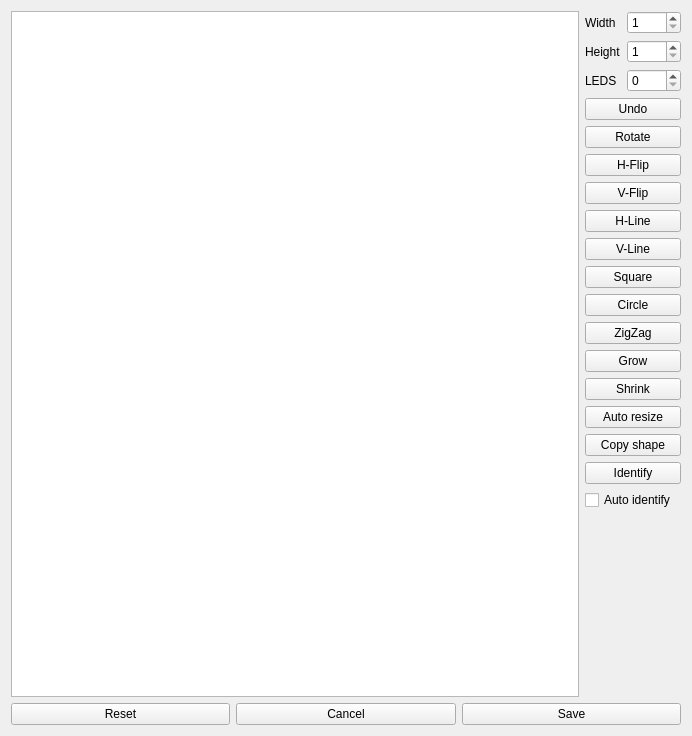
<?xml version="1.0" encoding="UTF-8"?>
<ui version="4.0">
 <class>WidgetEditor</class>
 <widget class="QWidget" name="WidgetEditor">
  <property name="geometry">
   <rect>
    <x>0</x>
    <y>0</y>
    <width>692</width>
    <height>736</height>
   </rect>
  </property>
  <property name="sizePolicy">
   <sizepolicy hsizetype="Expanding" vsizetype="Expanding">
    <horstretch>0</horstretch>
    <verstretch>0</verstretch>
   </sizepolicy>
  </property>
  <property name="minimumSize">
   <size>
    <width>0</width>
    <height>0</height>
   </size>
  </property>
  <property name="windowTitle">
   <string>Form</string>
  </property>
  <layout class="QGridLayout" name="gridLayout">
   <item row="0" column="0">
    <layout class="QVBoxLayout" name="verticalLayout" stretch="10,1">
     <property name="sizeConstraint">
      <enum>QLayout::SetDefaultConstraint</enum>
     </property>
     <item>
      <layout class="QHBoxLayout" name="horizontalLayout" stretch="10000,1">
       <item>
        <widget class="EditorGrid" name="grid">
         <property name="minimumSize">
          <size>
           <width>500</width>
           <height>400</height>
          </size>
         </property>
        </widget>
       </item>
       <item>
        <layout class="QVBoxLayout" name="menuLayout">
         <property name="sizeConstraint">
          <enum>QLayout::SetMinimumSize</enum>
         </property>
         <item>
          <layout class="QHBoxLayout" name="horizontalLayout_5">
           <item>
            <widget class="QLabel" name="width">
             <property name="text">
              <string>Width</string>
             </property>
            </widget>
           </item>
           <item>
            <widget class="QSpinBox" name="w_spinBox">
             <property name="minimum">
              <number>1</number>
             </property>
             <property name="maximum">
              <number>1024</number>
             </property>
            </widget>
           </item>
          </layout>
         </item>
         <item>
          <layout class="QHBoxLayout" name="horizontalLayout_4">
           <item>
            <widget class="QLabel" name="height">
             <property name="text">
              <string>Height</string>
             </property>
            </widget>
           </item>
           <item>
            <widget class="QSpinBox" name="h_spinBox">
             <property name="minimum">
              <number>1</number>
             </property>
             <property name="maximum">
              <number>1024</number>
             </property>
            </widget>
           </item>
          </layout>
         </item>
         <item>
          <layout class="QHBoxLayout" name="horizontalLayout_2">
           <item>
            <widget class="QLabel" name="leds_count">
             <property name="text">
              <string>LEDS</string>
             </property>
            </widget>
           </item>
           <item>
            <widget class="QSpinBox" name="led_count">
             <property name="maximum">
              <number>1024</number>
             </property>
            </widget>
           </item>
          </layout>
         </item>
         <item>
          <widget class="QPushButton" name="undo_button">
           <property name="text">
            <string>Undo</string>
           </property>
          </widget>
         </item>
         <item>
          <widget class="QPushButton" name="rotate_button">
           <property name="text">
            <string>Rotate</string>
           </property>
          </widget>
         </item>
         <item>
          <widget class="QPushButton" name="h_flip_button">
           <property name="text">
            <string>H-Flip</string>
           </property>
          </widget>
         </item>
         <item>
          <widget class="QPushButton" name="v_flip_button">
           <property name="text">
            <string>V-Flip</string>
           </property>
          </widget>
         </item>
         <item>
          <widget class="QPushButton" name="h_line_button">
           <property name="text">
            <string>H-Line</string>
           </property>
          </widget>
         </item>
         <item>
          <widget class="QPushButton" name="v_line_button">
           <property name="text">
            <string>V-Line</string>
           </property>
          </widget>
         </item>
         <item>
          <widget class="QPushButton" name="square_button">
           <property name="text">
            <string>Square</string>
           </property>
          </widget>
         </item>
         <item>
          <widget class="QPushButton" name="circle_button">
           <property name="text">
            <string>Circle</string>
           </property>
          </widget>
         </item>
         <item>
          <widget class="QPushButton" name="zigzag_button">
           <property name="text">
            <string>ZigZag</string>
           </property>
          </widget>
         </item>
         <item>
          <widget class="QPushButton" name="grow_button">
           <property name="text">
            <string>Grow</string>
           </property>
          </widget>
         </item>
         <item>
          <widget class="QPushButton" name="shrink_button">
           <property name="text">
            <string>Shrink</string>
           </property>
          </widget>
         </item>
         <item>
          <widget class="QPushButton" name="auto_resize_button">
           <property name="text">
            <string>Auto resize</string>
           </property>
          </widget>
         </item>
         <item>
          <widget class="QPushButton" name="copy_shape_button">
           <property name="text">
            <string>Copy shape</string>
           </property>
          </widget>
         </item>
         <item>
          <layout class="QHBoxLayout" name="horizontalLayout_3">
           <item>
            <widget class="QPushButton" name="identify_button">
             <property name="text">
              <string>Identify</string>
             </property>
            </widget>
           </item>
          </layout>
         </item>
         <item>
          <layout class="QHBoxLayout" name="horizontalLayout_7">
           <item>
            <widget class="QCheckBox" name="auto_identify">
             <property name="text">
              <string>Auto identify</string>
             </property>
            </widget>
           </item>
          </layout>
         </item>
         <item>
          <spacer name="verticalSpacer">
           <property name="orientation">
            <enum>Qt::Vertical</enum>
           </property>
           <property name="sizeHint" stdset="0">
            <size>
             <width>20</width>
             <height>40</height>
            </size>
           </property>
          </spacer>
         </item>
        </layout>
       </item>
      </layout>
     </item>
     <item>
      <layout class="QHBoxLayout" name="horizontalLayout_6">
       <item>
        <widget class="QPushButton" name="reset_button">
         <property name="text">
          <string>Reset</string>
         </property>
        </widget>
       </item>
       <item>
        <widget class="QPushButton" name="cancel_button">
         <property name="text">
          <string>Cancel</string>
         </property>
        </widget>
       </item>
       <item>
        <widget class="QPushButton" name="save_button">
         <property name="text">
          <string>Save</string>
         </property>
        </widget>
       </item>
      </layout>
     </item>
    </layout>
   </item>
  </layout>
 </widget>
 <customwidgets>
  <customwidget>
   <class>EditorGrid</class>
   <extends>QGraphicsView</extends>
   <header location="global">EditorGrid.h</header>
  </customwidget>
 </customwidgets>
 <resources/>
 <connections/>
</ui>
